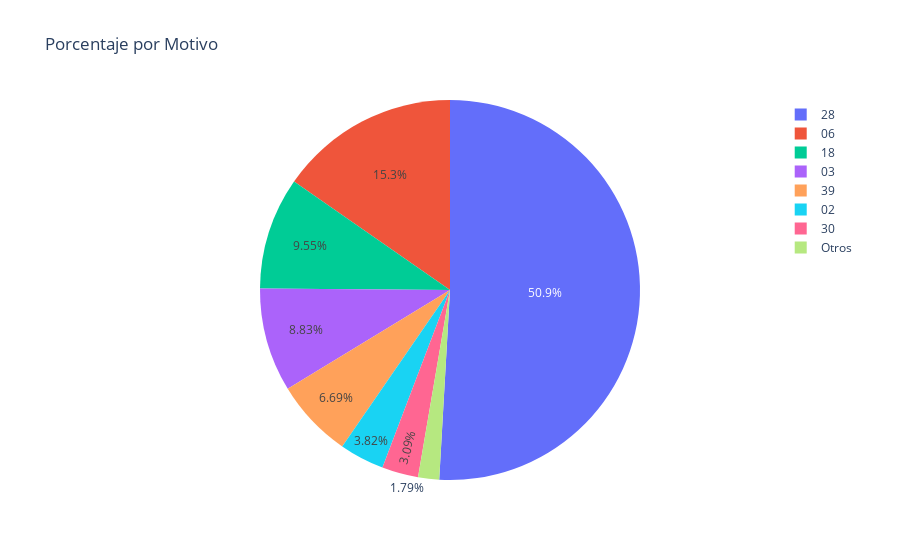

The notebook cell saved with this chart:
### Code cell
data_temp = datos_preprocessed.groupby(['Motivo SBS']).agg({ 'Numero reclamo': "count"})
data_temp = data_temp.sort_values(by=['Numero reclamo'], ascending = False).reset_index()

total = np.sum(data_temp['Numero reclamo'])
data_temp['per'] = data_temp['Numero reclamo']/total*100
data_temp = data_temp.sort_values(by=['per'], ascending = False)

# fig = px.pie(data_temp, values='per', names='Cod Motivo SBS', title='Porcentage por Motivo')
# fig.show()

data_temp['motivo'] = data_temp.apply(lambda x: x['Motivo SBS'] if x['per'] >= 2 else 'Otros', axis=1)
data_temp = data_temp.groupby(['motivo']).agg({ 'per': "sum"}).reset_index()

data_temp.to_excel("motivos_pie.xlsx")

fig = px.pie(data_temp, values='per', names='motivo', title='Porcentaje por Motivo')
fig.show()

### Figure 1 — Plotly figure (JSON) as saved in the notebook; plotly's stock layout.template omitted (floating-point values rounded to 4 significant figures)
{"data": [{"domain": {"x": [0, 1], "y": [0, 1]}, "hovertemplate": "motivo=%{label}<br>per=%{value}<extra></extra>", "labels": ["02", "03", "06", "18", "28", "30", "39", "Otros"], "legendgroup": "", "name": "", "showlegend": true, "type": "pie", "values": [3.815, 8.833, 15.33, 9.547, 50.9, 3.092, 6.692, 1.789]}], "layout": {"legend": {"tracegroupgap": 0}, "title": {"text": "Porcentaje por Motivo"}}}
